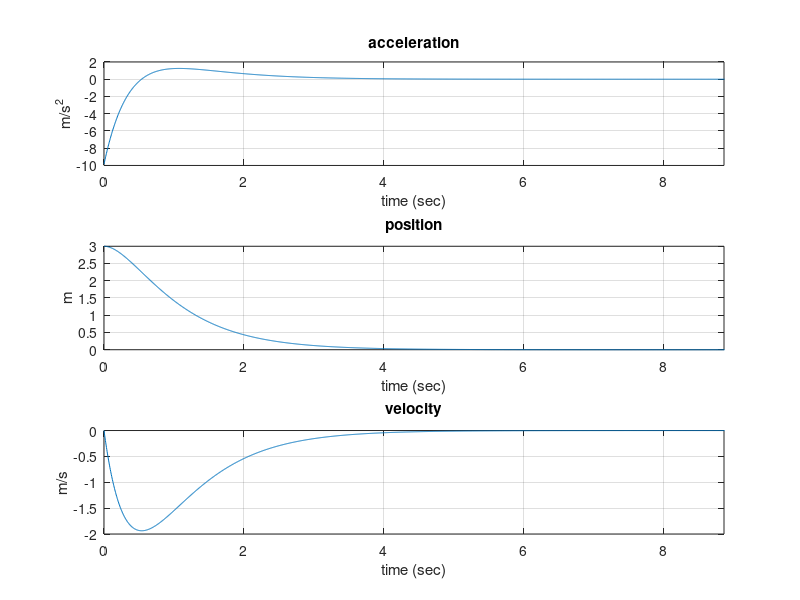
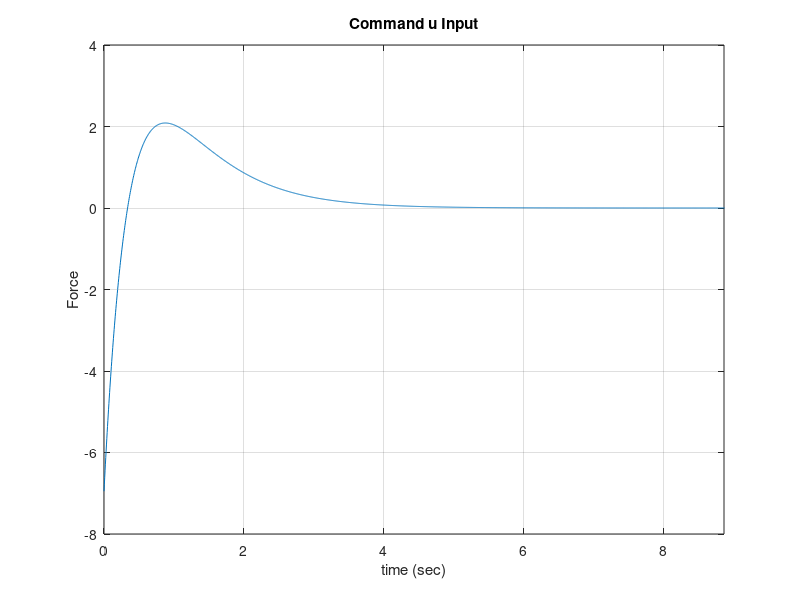

MATLAB code for these plots, in order:
% 2020.07.05 JORDAN
% LQR method, spring-damp-mass system
% See the initial response of different set of [Q] and [R]
% The code display Force_effort, and Steady State Time.
% And shows the commanded force input; u(t) = r-[K]x
% mass = 1kg, r = 0

clc;
clear;
close all
%%

% Initial Conditions
x0 = [3;  % 3 m
      0]; % 0 m/s

% System Dynamics
k = 1
b = 0.4


A = [0    1; 
     -k -b];
B = [0; 
     1];
C = [1 0];
D = 0;

sys_p = ss(A,B,C,D)
t = 0:0.005:30;
%figure
%initial(sys_p, x0, t)
%
Q = [1 0;  % Penalize position error
     0 1]; % Penalize velociry error
R = 0.1;     % Penalize force effort
K = lqr(A,B,Q,R);

% Closed loop system
sys = ss((A - B*K), B, C, D);

% Run response to initial condition
t = 0:0.005:30;
[y,t,x] = initial(sys, x0, t);
%figure
%plot(t, y)
% calculate angular acceleration
velocity = x(:,2)
accel = diff(velocity)
accel = accel/0.005
accel = [accel; 0]

% Calculate time of reaching steady state
threshold = 0.0001
t_steady = 0;
for i = 1:6001
    if abs(accel(i)) < threshold
        if abs(y(i)) < threshold
            if abs(velocity(i)) < threshold
                t_steady = i*0.005
                break;
            end
        end
    end
end
% plot angular a, p, v
figure
subplot(3,1,1)
plot(t,accel)
title('acceleration')
xlim([0 t_steady])
xlabel('time (sec)')
ylabel('m/s^2')
grid on;

subplot(3,1,2)
plot(t,y)
title('position')
xlim([0 t_steady])
xlabel('time (sec)')
ylabel('m')
grid on;

subplot(3,1,3)
plot(t,velocity)
title('velocity')
xlim([0 t_steady])
xlabel('time (sec)')
ylabel('m/s')
grid on;

% Calculate Force Effort
force_effort = 0
for i = 1:t_steady/0.005
    force_effort = force_effort + 0.005*accel(i)^2
end
disp(t_steady)

%% Calculate Force Input Command: u
u = zeros(1,0)
for i = 1:6001
    u(i) = -1*dot(K,x(i,:))
end
%%
u = transpose(u)
figure
plot(t,u)
xlim([0 t_steady])
xlabel('time (sec)')
ylabel('Force')
grid on
title('Command u Input')
